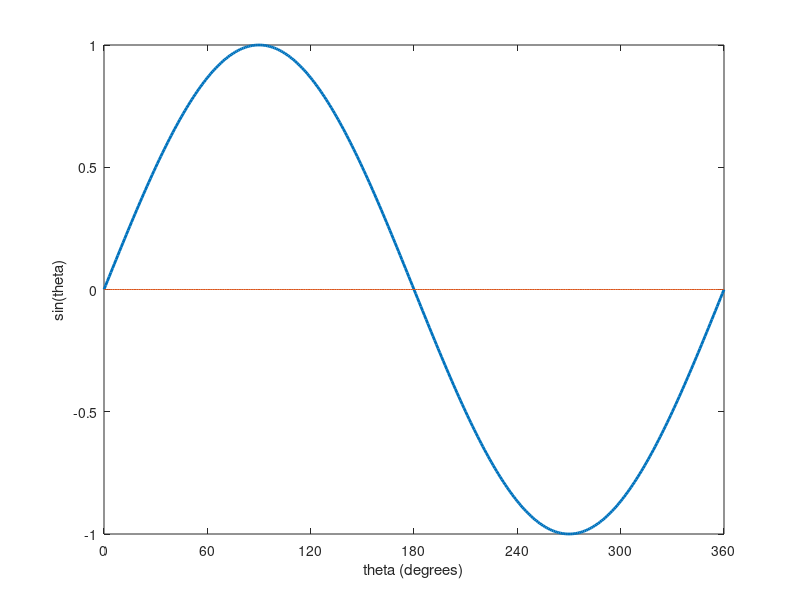

MATLAB code to generate this figure:
%sineplot.m
%makes a nice plot of sine wave from zero to 360 degrees

clear variables; close all; clc

x = 0:360;
theta = x * pi / 180;
y = sin(theta);

plot(x, y, 'LineWidth', 2)
xlabel('theta (degrees)'); xticks(0:60:360); xlim([0 360])
ylabel('sin(theta)')
hold on;
centerline = zeros(1, 361)
plot(x, centerline)
hold off;